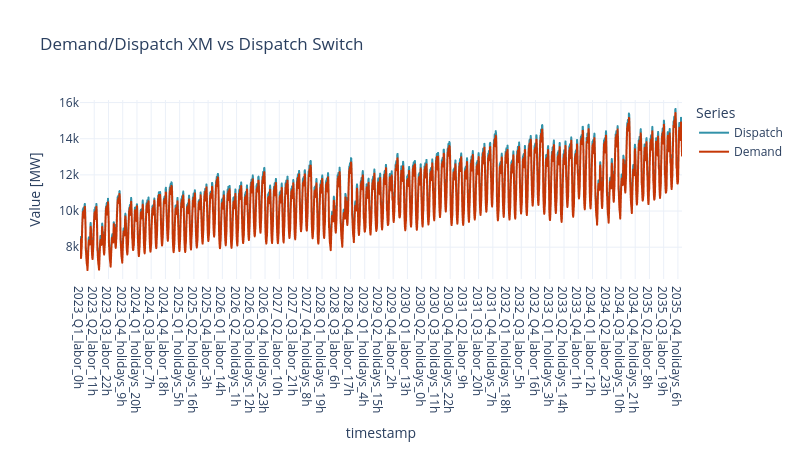

The notebook cell this image was saved under:
### Markdown cell above
### 3.4.1 Is Demand on Switch met by Switch Dispatch?

### Code cell
# Merge tables, result will be: timepoints, timestamp, zone_demand_mw, dispatch_wide 
demand_x_dispatch = pd.merge(loads, dispatch_sys, on='timepoints', how='inner')
# Sort by Timepoints
demand_x_dispatch = demand_x_dispatch.sort_values(by='timepoints')
# Rename columns for better undestanding
demand_x_dispatch.rename(columns={'DispatchGen_MW': 'Dispatch', 'zone_demand_mw': 'Demand'}, inplace=True)

sw.dispatch.plot_dispatch_vs_demand(demand_x_dispatch, 'Demand/Dispatch XM vs Dispatch Switch', ['Dispatch', 'Demand'])

### Figure 1 — Plotly figure (JSON) as saved in the notebook; plotly's stock layout.template omitted (floating-point values rounded to 4 significant figures; data arrays with more than 128 entries replaced by an {"elided": "..."} marker saying what was removed)
{"data": [{"hovertemplate": "Series=Dispatch<br>timestamp=%{x}<br>Value [MW]=%{y}<extra></extra>", "legendgroup": "Dispatch", "line": {"color": "#3292A9", "dash": "solid"}, "marker": {"symbol": "circle"}, "mode": "lines", "name": "Dispatch", "showlegend": true, "type": "scattergl", "x": {"elided": "2496 str values"}, "xaxis": "x", "y": {"elided": "2496 float values"}, "yaxis": "y"}, {"hovertemplate": "Series=Demand<br>timestamp=%{x}<br>Value [MW]=%{y}<extra></extra>", "legendgroup": "Demand", "line": {"color": "#C53707", "dash": "solid"}, "marker": {"symbol": "circle"}, "mode": "lines", "name": "Demand", "showlegend": true, "type": "scattergl", "x": {"elided": "2496 str values"}, "xaxis": "x", "y": {"elided": "2496 float values"}, "yaxis": "y"}], "layout": {"height": 450, "legend": {"title": {"text": "Series"}, "tracegroupgap": 0}, "title": {"text": "Demand/Dispatch XM vs Dispatch Switch"}, "width": 800, "xaxis": {"anchor": "y", "domain": [0, 1], "title": {"text": "timestamp"}}, "yaxis": {"anchor": "x", "domain": [0, 1], "title": {"text": "Value [MW]"}}}}
